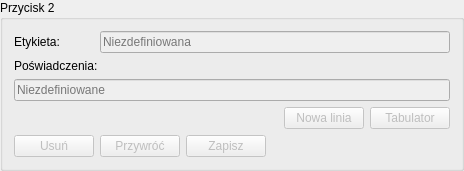
         <widget class="QGroupBox" name="groupBox_3">
          <property name="sizePolicy">
           <sizepolicy hsizetype="Preferred" vsizetype="Maximum">
            <horstretch>0</horstretch>
            <verstretch>0</verstretch>
           </sizepolicy>
          </property>
          <property name="minimumSize">
           <size>
            <width>0</width>
            <height>0</height>
           </size>
          </property>
          <property name="title">
           <string>Przycisk 2</string>
          </property>
          <layout class="QGridLayout" name="gridLayout_7" columnstretch="0,0,0,0,0,0,0">
           <item row="2" column="0" colspan="7">
            <widget class="QLineEdit" name="lineEdit_7">
             <property name="enabled">
              <bool>false</bool>
             </property>
             <property name="sizePolicy">
              <sizepolicy hsizetype="MinimumExpanding" vsizetype="Preferred">
               <horstretch>0</horstretch>
               <verstretch>0</verstretch>
              </sizepolicy>
             </property>
             <property name="toolTip">
              <string>&lt;html&gt;&lt;head/&gt;&lt;body&gt;&lt;p&gt;Pole edycyjne hasła pod przyciskiem. Hasło zostanie zapisane po wybraniu &amp;quot;Zapisz&amp;quot;&lt;/p&gt;&lt;/body&gt;&lt;/html&gt;</string>
             </property>
             <property name="maxLength">
              <number>150</number>
             </property>
             <property name="placeholderText">
              <string>Niezdefiniowane</string>
             </property>
             <property name="clearButtonEnabled">
              <bool>true</bool>
             </property>
            </widget>
           </item>
           <item row="0" column="1" colspan="6">
            <widget class="QLineEdit" name="lineEdit_5">
             <property name="enabled">
              <bool>false</bool>
             </property>
             <property name="sizePolicy">
              <sizepolicy hsizetype="MinimumExpanding" vsizetype="Preferred">
               <horstretch>0</horstretch>
               <verstretch>0</verstretch>
              </sizepolicy>
             </property>
             <property name="placeholderText">
              <string>Niezdefiniowana</string>
             </property>
             <property name="clearButtonEnabled">
              <bool>true</bool>
             </property>
            </widget>
           </item>
           <item row="1" column="0" colspan="2">
            <widget class="QLabel" name="label_15">
             <property name="sizePolicy">
              <sizepolicy hsizetype="Maximum" vsizetype="Preferred">
               <horstretch>0</horstretch>
               <verstretch>0</verstretch>
              </sizepolicy>
             </property>
             <property name="text">
              <string>Poświadczenia:</string>
             </property>
            </widget>
           </item>
           <item row="4" column="0">
            <widget class="QPushButton" name="pushButton_18">
             <property name="enabled">
              <bool>false</bool>
             </property>
             <property name="sizePolicy">
              <sizepolicy hsizetype="Maximum" vsizetype="Preferred">
               <horstretch>0</horstretch>
               <verstretch>0</verstretch>
              </sizepolicy>
             </property>
             <property name="toolTip">
              <string>Kasuje zapisane hasło w urządzeniu</string>
             </property>
             <property name="text">
              <string>Usuń</string>
             </property>
            </widget>
           </item>
           <item row="4" column="2">
            <widget class="QPushButton" name="pushButton_15">
             <property name="enabled">
              <bool>false</bool>
             </property>
             <property name="sizePolicy">
              <sizepolicy hsizetype="Maximum" vsizetype="Preferred">
               <horstretch>0</horstretch>
               <verstretch>0</verstretch>
              </sizepolicy>
             </property>
             <property name="toolTip">
              <string>Zapisuje hasło na urządzeniu</string>
             </property>
             <property name="text">
              <string>Zapisz</string>
             </property>
            </widget>
           </item>
           <item row="0" column="0">
            <widget class="QLabel" name="label_14">
             <property name="sizePolicy">
              <sizepolicy hsizetype="Maximum" vsizetype="Preferred">
               <horstretch>0</horstretch>
               <verstretch>0</verstretch>
              </sizepolicy>
             </property>
             <property name="font">
              <font>
               <pointsize>9</pointsize>
              </font>
             </property>
             <property name="text">
              <string>Etykieta:</string>
             </property>
            </widget>
           </item>
           <item row="4" column="1">
            <widget class="QPushButton" name="pushButton_14">
             <property name="enabled">
              <bool>false</bool>
             </property>
             <property name="sizePolicy">
              <sizepolicy hsizetype="Maximum" vsizetype="Preferred">
               <horstretch>0</horstretch>
               <verstretch>0</verstretch>
              </sizepolicy>
             </property>
             <property name="toolTip">
              <string>&lt;html&gt;&lt;head/&gt;&lt;body&gt;&lt;p&gt;Wczytuje do pola edycyjnego hasło zapisane w urządzeniu&lt;/p&gt;&lt;/body&gt;&lt;/html&gt;</string>
             </property>
             <property name="text">
              <string>Przywróć</string>
             </property>
            </widget>
           </item>
           <item row="3" column="5">
            <widget class="QPushButton" name="pushButton_17">
             <property name="enabled">
              <bool>false</bool>
             </property>
             <property name="sizePolicy">
              <sizepolicy hsizetype="Minimum" vsizetype="Preferred">
               <horstretch>0</horstretch>
               <verstretch>0</verstretch>
              </sizepolicy>
             </property>
             <property name="toolTip">
              <string>&lt;html&gt;&lt;head/&gt;&lt;body&gt;&lt;p&gt;Wstawia znak nowej linii (&amp;#x21B5;) na bieżącej pozycji.&lt;/p&gt;&lt;/body&gt;&lt;/html&gt;</string>
             </property>
             <property name="text">
              <string>Nowa linia</string>
             </property>
            </widget>
           </item>
           <item row="3" column="6">
            <widget class="QPushButton" name="pushButton_16">
             <property name="enabled">
              <bool>false</bool>
             </property>
             <property name="sizePolicy">
              <sizepolicy hsizetype="Minimum" vsizetype="Preferred">
               <horstretch>0</horstretch>
               <verstretch>0</verstretch>
              </sizepolicy>
             </property>
             <property name="toolTip">
              <string>&lt;html&gt;&lt;head/&gt;&lt;body&gt;&lt;p&gt;Wstawia znak tabulatora (&amp;#x21E5;) na bieżącej pozycji.&lt;/p&gt;&lt;/body&gt;&lt;/html&gt;</string>
             </property>
             <property name="text">
              <string>Tabulator</string>
             </property>
            </widget>
           </item>
          </layout>
         </widget>
